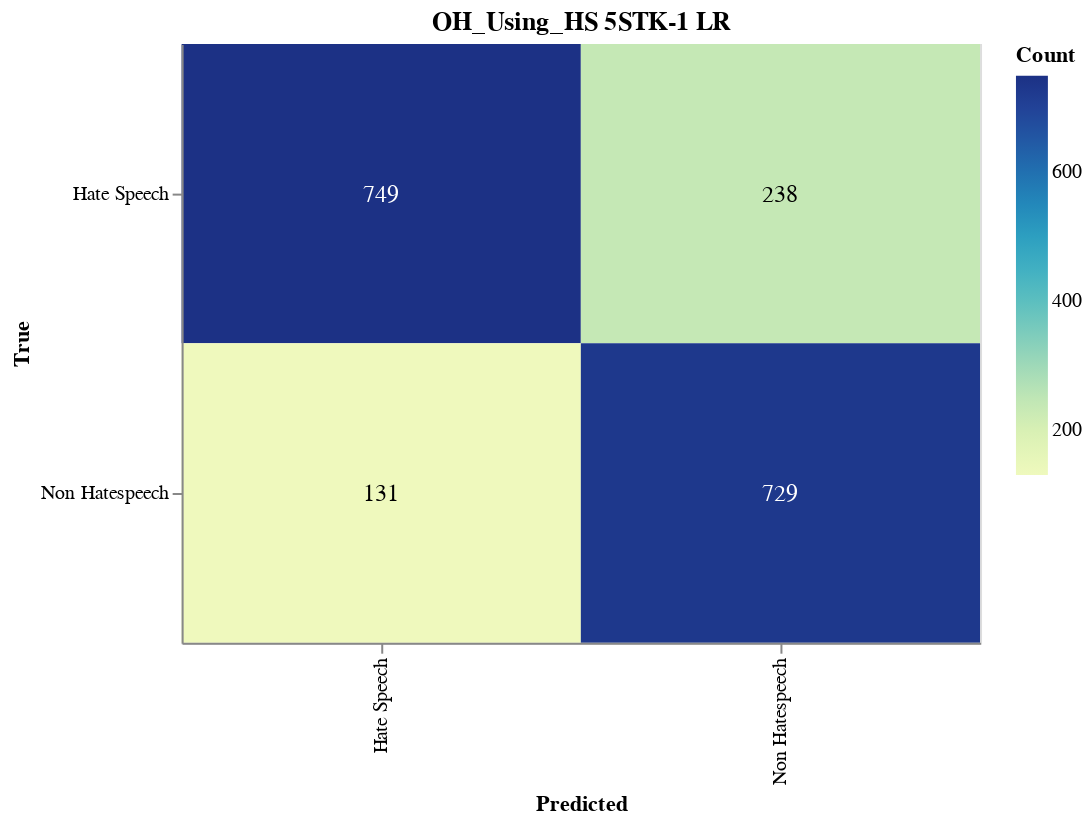

Notebook code for this chart:
### Markdown cell above
#### Save CM

### Code cell
import altair as alt
import altair_saver
import pandas as pd
from sklearn.metrics import confusion_matrix

# Calculate the confusion matrix
cm = confusion_matrix(y_val, adjusted_predictions)

# Define class names
class_names = ['Hate Speech', 'Non Hatespeech']

# Convert confusion matrix to DataFrame
cm_df = pd.DataFrame(cm, index=class_names, columns=class_names).reset_index().melt(id_vars='index')
cm_df.columns = ['True', 'Predicted', 'Count']

# Ensure the order of categories
cm_df['True'] = pd.Categorical(cm_df['True'], categories=class_names, ordered=True)
cm_df['Predicted'] = pd.Categorical(cm_df['Predicted'], categories=class_names, ordered=True)

# Create the Altair plot
heatmap = alt.Chart(cm_df).mark_rect().encode(
    x=alt.X('Predicted:O', sort=class_names),
    y=alt.Y('True:O', sort=class_names),
    color='Count:Q',
    tooltip=['True', 'Predicted', 'Count']
).properties(
    width=400,
    height=300,
    title='OH_Using_HS 5STK-1 LR'
)

# Add text labels
text = heatmap.mark_text(
    align='center',
    baseline='middle',
    fontSize=12
).encode(
    text='Count:Q',
    color=alt.condition(
        alt.datum.Count > cm.max() / 2,
        alt.value('white'),
        alt.value('black')
    )
)

# Combine heatmap and text
final_chart = heatmap + text

# Display the plot
final_chart.show()

### Figure 1 — Vega-Lite specification as saved in the notebook (floating-point values rounded to 4 significant figures)
{"config": {"view": {"continuousWidth": 300, "continuousHeight": 300}}, "layer": [{"mark": {"type": "rect"}, "encoding": {"color": {"field": "Count", "type": "quantitative"}, "tooltip": [{"field": "True", "type": "ordinal"}, {"field": "Predicted", "type": "ordinal"}, {"field": "Count", "type": "quantitative"}], "x": {"field": "Predicted", "sort": ["Hate Speech", "Non Hatespeech"], "type": "ordinal"}, "y": {"field": "True", "sort": ["Hate Speech", "Non Hatespeech"], "type": "ordinal"}}, "title": "OH_Using_HS 5STK-1 LR"}, {"mark": {"type": "text", "align": "center", "baseline": "middle", "fontSize": 12}, "encoding": {"color": {"condition": {"test": "(datum.Count > 374.5)", "value": "white"}, "value": "black"}, "text": {"field": "Count", "type": "quantitative"}, "tooltip": [{"field": "True", "type": "ordinal"}, {"field": "Predicted", "type": "ordinal"}, {"field": "Count", "type": "quantitative"}], "x": {"field": "Predicted", "sort": ["Hate Speech", "Non Hatespeech"], "type": "ordinal"}, "y": {"field": "True", "sort": ["Hate Speech", "Non Hatespeech"], "type": "ordinal"}}, "title": "OH_Using_HS 5STK-1 LR"}], "data": {"name": "data-3a2cd632bfb58db4be683b0dc0aae12c"}, "height": 300, "width": 400, "$schema": "https://vega.github.io/schema/vega-lite/v5.17.0.json", "datasets": {"data-3a2cd632bfb58db4be683b0dc0aae12c": [{"True": "Hate Speech", "Predicted": "Hate Speech", "Count": 749}, {"True": "Non Hatespeech", "Predicted": "Hate Speech", "Count": 131}, {"True": "Hate Speech", "Predicted": "Non Hatespeech", "Count": 238}, {"True": "Non Hatespeech", "Predicted": "Non Hatespeech", "Count": 729}]}}
